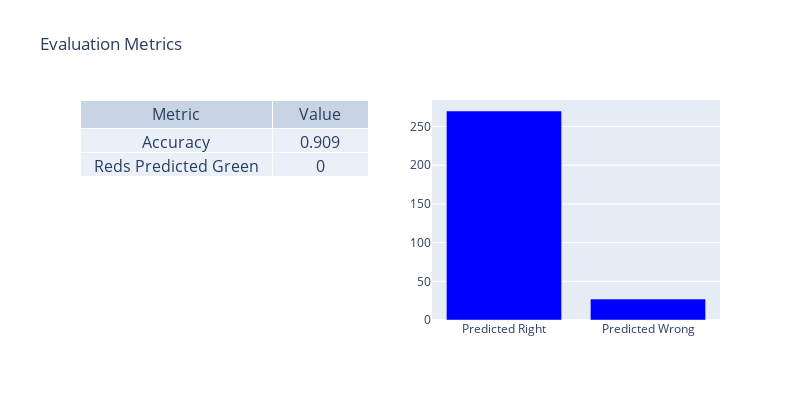

Notebook cell for this chart:
### Markdown cell above
# Classifier Testing

### Code cell
df_test_predictions = Classifier(img_size, crop_left, crop_top, w1, w2).run(df_test)

metrics = Evaluator().run(df_test_true_labels["label"], df_test_predictions["y_bar"])

print_metrics(metrics)

### Figure 1 — Plotly figure (JSON) as saved in the notebook; plotly's stock layout.template omitted (floating-point values rounded to 4 significant figures)
{"data": [{"cells": {"font": {"size": 16}, "height": 24, "values": [["Accuracy", "Reds Predicted Green"], ["0.909", 0]]}, "columnwidth": [200, 100], "domain": {"x": [0, 0.45], "y": [0, 1]}, "header": {"font": {"size": 16}, "values": ["Metric", "Value"]}, "type": "table"}, {"marker": {"color": "blue"}, "type": "bar", "x": ["Predicted Right", "Predicted Wrong"], "xaxis": "x", "y": [270, 27], "yaxis": "y"}], "layout": {"height": 400, "title": {"text": "Evaluation Metrics"}, "width": 800, "xaxis": {"anchor": "y", "autorange": true, "domain": [0.55, 1], "range": [-0.5, 1.5], "type": "category"}, "yaxis": {"anchor": "x", "autorange": true, "domain": [0, 1], "range": [0, 284.2], "type": "linear"}}}
